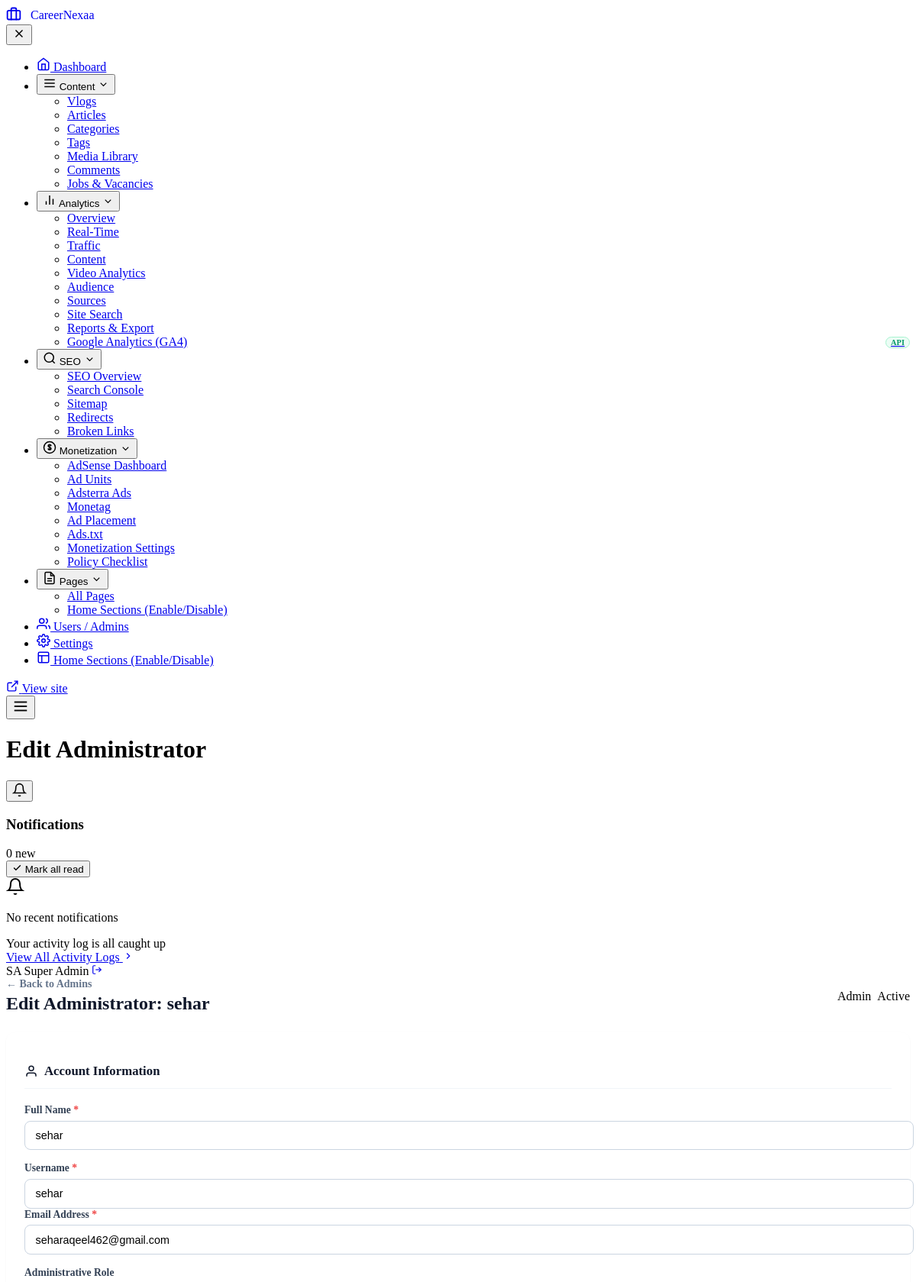
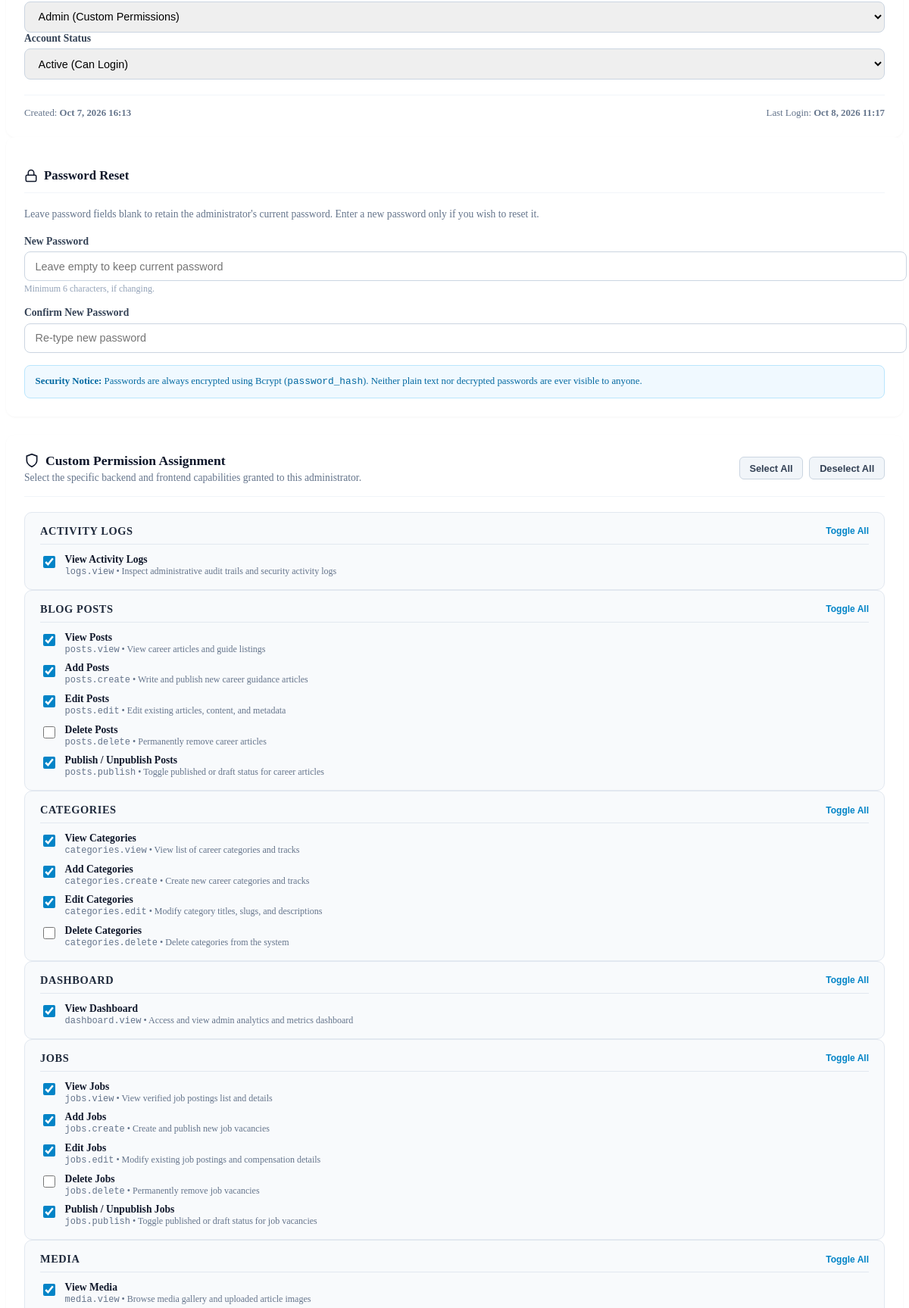
Screenshot of /admin/admins/edit.php?id=8 (signed in, upper part) with the database file from the repository (2 pictures, top to bottom).
### tables this page shows
CREATE TABLE `permissions` (
  `id` int(11) NOT NULL AUTO_INCREMENT,
  `permission_key` varchar(60) NOT NULL,
  `permission_name` varchar(100) NOT NULL,
  `module` varchar(50) NOT NULL,
  `description` varchar(255) DEFAULT NULL,
  `created_at` timestamp NOT NULL DEFAULT current_timestamp(),
  PRIMARY KEY (`id`),
  UNIQUE KEY `permission_key` (`permission_key`)
);

### includes/functions.php (called while the page is built, shortened)
<?php
require_once __DIR__ . '/auth_functions.php';
function h($string) {
    return htmlspecialchars((string)($string ?? ''), ENT_QUOTES, 'UTF-8');
}

### includes/auth_functions.php (called while the page is built, shortened)
<?php
function is_super_admin($adminId = null) {
    if ($adminId === null) {
        if (!empty($_SESSION['admin_role']) && $_SESSION['admin_role'] === 'superadmin') {
            return true;
        }
    }
    return false;
}
function get_admin_permission_ids($adminId) {
    $db = getDBConnection();
    $stmt = $db->prepare("SELECT role, status FROM admins WHERE id = ? LIMIT 1");
    $stmt->execute([(int)$adminId]);
    $admin = $stmt->fetch();
    $permStmt = $db->prepare("SELECT permission_id FROM admin_permissions WHERE admin_id = ?");
    $permStmt->execute([(int)$adminId]);
    return array_map('intval', $permStmt->fetchAll(PDO::FETCH_COLUMN));
}
function get_grouped_permissions() {
    $db = getDBConnection();
    $stmt = $db->query("SELECT * FROM permissions ORDER BY module ASC, id ASC");
    $all = $stmt->fetchAll(PDO::FETCH_ASSOC);
    $grouped = [];
    foreach ($all as $p) {
        $mod = $p['module'];
        if (!isset($grouped[$mod])) {
            $grouped[$mod] = [];
        }
        $grouped[$mod][] = $p;
    }
    return $grouped;
}

### admin/admins/edit.php (the view, shortened to what this page needs)
<?php
require_once __DIR__ . '/../../includes/functions.php';
require_once __DIR__ . '/../../includes/auth_functions.php';
$db = getDBConnection();
$adminId = isset($_GET['id']) ? (int)$_GET['id'] : 0;
$stmt = $db->prepare("SELECT * FROM admins WHERE id = ? LIMIT 1");
$stmt->execute([$adminId]);
$targetAdmin = $stmt->fetch(PDO::FETCH_ASSOC);
$groupedPermissions = get_grouped_permissions();
$currentPermIds = get_admin_permission_ids($adminId);
$name = $targetAdmin['name'];
$username = $targetAdmin['username'];
$email = $targetAdmin['email'];
$role = $targetAdmin['role'];
$status = $targetAdmin['status'];
$selectedPerms = $currentPermIds;
require_once __DIR__ . '/../includes/admin-header.php';
?>
<div class="admin-page-header" style="display:flex; justify-content:space-between; align-items:center; flex-wrap:wrap; gap:1rem; margin-bottom:1.5rem;">
    <div>
        <div style="display:flex; align-items:center; gap:0.5rem; margin-bottom:0.25rem;">
            <a href="<?= ADMIN_URL ?>/admins/index.php" style="color:#64748b; text-decoration:none; font-size:0.875rem; font-weight:600;">&larr; Back to Admins</a>
        </div>
        <h2 style="font-family:var(--admin-heading); font-size:1.5rem; font-weight:800; color:#0f172a; margin:0;">
            Edit Administrator: <?= h($targetAdmin['name']) ?>
        </h2>
    </div>
    <div style="display:flex; gap:0.5rem; align-items:center;">
        <span class="admin-role-badge <?= $targetAdmin['role'] === 'superadmin' ? 'badge-superadmin' : 'badge-admin' ?>">
            <?= $targetAdmin['role'] === 'superadmin' ? '★ Super Admin' : 'Admin' ?>
        </span>
        <span class="<?= $targetAdmin['status'] === 'active' ? 'badge-active' : 'badge-inactive' ?>">
            <?= ucfirst($targetAdmin['status']) ?>
        </span>
    </div>
</div>
<form action="" method="POST" id="editAdminForm">
    <div class="admin-split-2col-grid" style="margin-bottom:1.5rem;">
        <div class="admin-card" style="background:#fff; border:1px solid var(--admin-border); border-radius:12px; padding:1.5rem; box-shadow:0 1px 3px rgba(0,0,0,0.04);">
            <h3 style="font-size:1.05rem; font-weight:800; color:#0f172a; margin-bottom:1.25rem; display:flex; align-items:center; gap:0.5rem; border-bottom:1px solid #f1f5f9; padding-bottom:0.75rem;">
                <svg width="18" height="18" viewBox="0 0 24 24" fill="none" stroke="currentColor" stroke-width="2"><path d="M20 21v-2a4 4 0 0 0-4-4H8a4 4 0 0 0-4 4v2"></path><circle cx="12" cy="7" r="4"></circle></svg>
                Account Information
            </h3>
            <div style="margin-bottom:1rem;">
                <label style="display:block; font-weight:700; font-size:0.85rem; color:#334155; margin-bottom:0.35rem;">
                    Full Name <span style="color:#ef4444;">*</span>
                </label>
                <input type="text" name="name" class="admin-form-control" style="width:100%; padding:0.65rem 0.85rem; border:1px solid #cbd5e1; border-radius:8px; font-size:0.9rem;" value="<?= h($name) ?>" required>
            </div>
            <div class="admin-form-row-2col" style="margin-bottom:1rem;">
                <div>
                    <label style="display:block; font-weight:700; font-size:0.85rem; color:#334155; margin-bottom:0.35rem;">
                        Username <span style="color:#ef4444;">*</span>
                    </label>
                    <input type="text" name="username" class="admin-form-control" style="width:100%; padding:0.65rem 0.85rem; border:1px solid #cbd5e1; border-radius:8px; font-size:0.9rem;" value="<?= h($username) ?>" required>
                </div>
                <div>
                    <label style="display:block; font-weight:700; font-size:0.85rem; color:#334155; margin-bottom:0.35rem;">
                        Email Address <span style="color:#ef4444;">*</span>
                    </label>
                    <input type="email" name="email" class="admin-form-control" style="width:100%; padding:0.65rem 0.85rem; border:1px solid #cbd5e1; border-radius:8px; font-size:0.9rem;" value="<?= h($email) ?>" required>
                </div>
            </div>
            <div class="admin-form-row-2col">
                <div>
                    <label style="display:block; font-weight:700; font-size:0.85rem; color:#334155; margin-bottom:0.35rem;">
                        Administrative Role
                    </label>
                    <?php if ($adminId == 1): ?>
                        <input type="hidden" name="role" value="superadmin">
                        <input type="text" class="admin-form-control" value="★ Super Admin (Root - Locked)" disabled style="width:100%; padding:0.65rem 0.85rem; background:#f8fafc; border:1px solid #e2e8f0; border-radius:8px; font-size:0.85rem; font-weight:700; color:#059669;">
                    <?php elseif (is_super_admin()): ?>
                        <select name="role" id="roleSelect" class="admin-form-control" style="width:100%; padding:0.65rem 0.85rem; border:1px solid #cbd5e1; border-radius:8px; font-size:0.9rem;" onchange="handleRoleChange(this.value)">
                            <option value="admin" <?= $role === 'admin' ? 'selected' : '' ?>>Admin (Custom Permissions)</option>
                        </select>
                    <?php endif; ?>
                </div>
                <div>
                    <label style="display:block; font-weight:700; font-size:0.85rem; color:#334155; margin-bottom:0.35rem;">
                        Account Status
                    </label>
                    <?php if ($adminId == 1): ?>
                        <input type="hidden" name="status" value="active">
                        <input type="text" class="admin-form-control" value="Active (Root - Always Active)" disabled style="width:100%; padding:0.65rem 0.85rem; background:#f8fafc; border:1px solid #e2e8f0; border-radius:8px; font-size:0.85rem; font-weight:700; color:#059669;">
                    <?php else: ?>
                        <select name="status" class="admin-form-control" style="width:100%; padding:0.65rem 0.85rem; border:1px solid #cbd5e1; border-radius:8px; font-size:0.9rem;">
                            <option value="active" <?= $status === 'active' ? 'selected' : '' ?>>Active (Can Login)</option>
                        </select>
                    <?php endif; ?>
                </div>
            </div>
            <div style="margin-top:1.25rem; padding-top:1rem; border-top:1px solid #f1f5f9; font-size:0.8rem; color:#64748b; display:flex; justify-content:space-between;">
                <div>Created: <strong><?= date('M j, Y H:i', strtotime($targetAdmin['created_at'])) ?></strong></div>
                <div>Last Login: <strong><?= !empty($targetAdmin['last_login']) ? date('M j, Y H:i', strtotime($targetAdmin['last_login'])) : 'Never' ?></strong></div>
            </div>
        </div>
        <div class="admin-card" style="background:#fff; border:1px solid var(--admin-border); border-radius:12px; padding:1.5rem; box-shadow:0 1px 3px rgba(0,0,0,0.04);">
            <h3 style="font-size:1.05rem; font-weight:800; color:#0f172a; margin-bottom:1.25rem; display:flex; align-items:center; gap:0.5rem; border-bottom:1px solid #f1f5f9; padding-bottom:0.75rem;">
                <svg width="18" height="18" viewBox="0 0 24 24" fill="none" stroke="currentColor" stroke-width="2"><rect x="3" y="11" width="18" height="11" rx="2" ry="2"></rect><path d="M7 11V7a5 5 0 0 1 10 0v4"></path></svg>
                Password Reset
            </h3>
            <p style="font-size:0.85rem; color:#64748b; margin-bottom:1.25rem;">
                Leave password fields blank to retain the administrator's current password. Enter a new password only if you wish to reset it.
            </p>
            <div style="margin-bottom:1rem;">
                <label style="display:block; font-weight:700; font-size:0.85rem; color:#334155; margin-bottom:0.35rem;">
                    New Password
                </label>
                <input type="password" name="password" class="admin-form-control" placeholder="Leave empty to keep current password" style="width:100%; padding:0.65rem 0.85rem; border:1px solid #cbd5e1; border-radius:8px; font-size:0.9rem;" autocomplete="new-password">
                <span style="font-size:0.75rem; color:#94a3b8;">Minimum 6 characters, if changing.</span>
            </div>
            <div style="margin-bottom:1rem;">
                <label style="display:block; font-weight:700; font-size:0.85rem; color:#334155; margin-bottom:0.35rem;">
                    Confirm New Password
                </label>
                <input type="password" name="confirm_password" class="admin-form-control" placeholder="Re-type new password" style="width:100%; padding:0.65rem 0.85rem; border:1px solid #cbd5e1; border-radius:8px; font-size:0.9rem;" autocomplete="new-password">
            </div>
            <div style="background:#f0f9ff; border:1px solid #bae6fd; border-radius:8px; padding:0.85rem; font-size:0.8rem; color:#0369a1;">
                <strong>Security Notice:</strong> Passwords are always encrypted using Bcrypt (<code>password_hash</code>). Neither plain text nor decrypted passwords are ever visible to anyone.
            </div>
        </div>
    </div>
    <div id="permissionsSection" class="admin-card" style="background:#fff; border:1px solid var(--admin-border); border-radius:12px; padding:1.5rem; margin-bottom:1.5rem; box-shadow:0 1px 3px rgba(0,0,0,0.04);">
        <div style="display:flex; justify-content:space-between; align-items:center; flex-wrap:wrap; gap:1rem; border-bottom:1px solid #f1f5f9; padding-bottom:1rem; margin-bottom:1.25rem;">
            <div>
                <h3 style="font-size:1.1rem; font-weight:800; color:#0f172a; margin:0 0 0.25rem 0; display:flex; align-items:center; gap:0.5rem;">
                    <svg width="20" height="20" viewBox="0 0 24 24" fill="none" stroke="currentColor" stroke-width="2"><path d="M12 22s8-4 8-10V5l-8-3-8 3v7c0 6 8 10 8 10z"></path></svg>
                    Custom Permission Assignment
                </h3>
                <p style="font-size:0.85rem; color:#64748b; margin:0;">
                    Select the specific backend and frontend capabilities granted to this administrator.
                </p>
            </div>
            <div id="permActionButtons" style="display:flex; gap:0.5rem;">
                <button type="button" class="admin-btn admin-btn-sm" onclick="selectAllPerms(true)" style="background:#f1f5f9; color:#334155; border:1px solid #cbd5e1; padding:0.4rem 0.8rem; border-radius:6px; font-size:0.8rem; font-weight:700; cursor:pointer;">
                    Select All
                </button>
                <button type="button" class="admin-btn admin-btn-sm" onclick="selectAllPerms(false)" style="background:#f1f5f9; color:#334155; border:1px solid #cbd5e1; padding:0.4rem 0.8rem; border-radius:6px; font-size:0.8rem; font-weight:700; cursor:pointer;">
                    Deselect All
                </button>
            </div>
        </div>
        <div id="permMatrixContainer" style="display:<?= $role === 'superadmin' ? 'none' : 'block' ?>;">
            <div class="permission-matrix-grid">
                <?php foreach ($groupedPermissions as $module => $perms): ?>
                <div style="background:#f8fafc; border:1px solid #e2e8f0; border-radius:10px; padding:1rem 1.25rem;">
                    <div style="display:flex; justify-content:space-between; align-items:center; margin-bottom:0.75rem; border-bottom:1px solid #e2e8f0; padding-bottom:0.5rem;">
                        <h4 style="font-size:0.9rem; font-weight:800; color:#1e293b; margin:0; text-transform:uppercase; letter-spacing:0.04em;">
                            <?= h($module) ?>
                        </h4>
                        <button type="button" onclick="toggleGroup('grp_<?= h(strtolower($module)) ?>')" style="background:none; border:none; color:#0284c7; font-size:0.75rem; font-weight:700; cursor:pointer; padding:0;">
                            Toggle All
                        </button>
                    </div>
                    <div style="display:flex; flex-direction:column; gap:0.6rem;">
                        <?php foreach ($perms as $p): ?>
                        <label style="display:flex; align-items:flex-start; gap:0.6rem; cursor:pointer; font-size:0.85rem; color:#334155;">
                            <input
                                type="checkbox"
                                name="permissions[]"
                                value="<?= (int)$p['id'] ?>"
                                class="perm-checkbox grp_<?= h(strtolower($module)) ?>"
                                <?= in_array((int)$p['id'], $selectedPerms) ? 'checked' : '' ?>
                                style="margin-top:0.2rem; cursor:pointer; width:16px; height:16px; accent-color:#0284c7;"
                            >
                            <div>
                                <div style="font-weight:700; color:#0f172a; font-size:0.85rem;">
                                    <?= h($p['permission_name']) ?>
                                </div>
                                <div style="font-size:0.75rem; color:#64748b;">
                                    <code><?= h($p['permission_key']) ?></code> &bull; <?= h($p['description']) ?>
                                </div>
                            </div>
                        </label>
                        <?php endforeach; ?>
                    </div>
                </div>
                <?php endforeach; ?>
            </div>
        </div>
    </div>
</form>
<?php require_once __DIR__ . '/../includes/admin-footer.php'; ?>

### rows the page displays
permissions: id "☑", permission_name "View Activity Logs", permission_key "logs.view", description "Inspect administrative audit trails and security activity logs"
permissions: id "☑", permission_name "View Posts", permission_key "posts.view", description "View career articles and guide listings"
permissions: id "☑", permission_name "Add Posts", permission_key "posts.create", description "Write and publish new career guidance articles"
permissions: id "☑", permission_name "Edit Posts", permission_key "posts.edit", description "Edit existing articles, content, and metadata"
permissions: permission_name "Delete Posts", permission_key "posts.delete", description "Permanently remove career articles"
permissions: id "☑", permission_name "Publish / Unpublish Posts", permission_key "posts.publish", description "Toggle published or draft status for career articles"
permissions: id "☑", permission_name "View Categories", permission_key "categories.view", description "View list of career categories and tracks"
permissions: id "☑", permission_name "Add Categories", permission_key "categories.create", description "Create new career categories and tracks"
permissions: id "☑", permission_name "Edit Categories", permission_key "categories.edit", description "Modify category titles, slugs, and descriptions"
permissions: permission_name "Delete Categories", permission_key "categories.delete", description "Delete categories from the system"
permissions: id "☑", permission_name "View Dashboard", permission_key "dashboard.view", description "Access and view admin analytics and metrics dashboard"
permissions: id "☑", permission_name "View Jobs", permission_key "jobs.view", description "View verified job postings list and details"
permissions: id "☑", permission_name "Add Jobs", permission_key "jobs.create", description "Create and publish new job vacancies"
permissions: id "☑", permission_name "Edit Jobs", permission_key "jobs.edit", description "Modify existing job postings and compensation details"
permissions: permission_name "Delete Jobs", permission_key "jobs.delete", description "Permanently remove job vacancies"
permissions: id "☑", permission_name "Publish / Unpublish Jobs", permission_key "jobs.publish", description "Toggle published or draft status for job vacancies"
permissions: id "☑", permission_name "View Media", permission_key "media.view", description "Browse media gallery and uploaded article images"

### other values shown
$adminSiteName "CareerNexaa"
$adminPageTitle "Edit Administrator"
$userInitials "SA"
$displayNameClean "Super Admin"
$targetAdmin['name'] "sehar"
$targetAdmin['status'] "Active"
date('M j, Y H:i', strtotime($targetAdmin['created_at'])) "Oct 7, 2026 16:13"
date('M j, Y H:i', strtotime($targetAdmin['last_login'])) "Oct 8, 2026 11:17"
$module "ACTIVITY LOGS"
$module "BLOG POSTS"
$module "CATEGORIES"
$module "DASHBOARD"
$module "JOBS"
$module "MEDIA"
